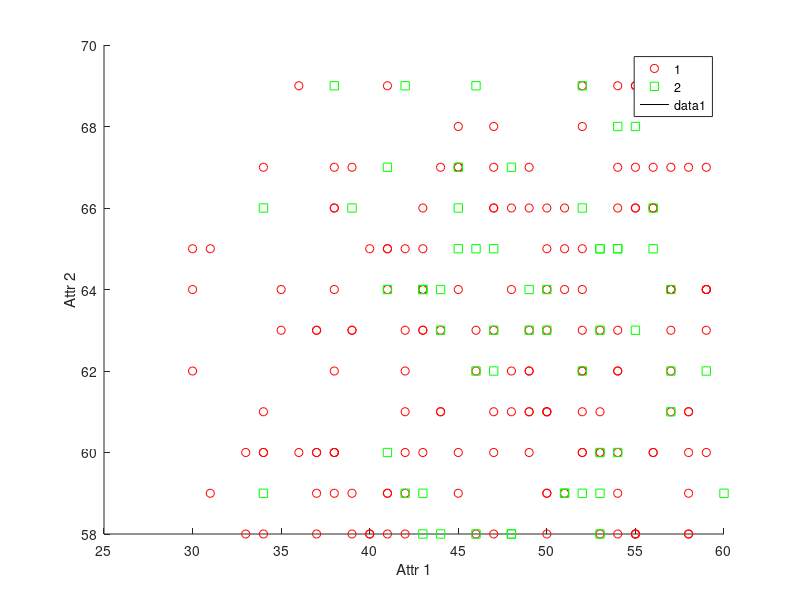

The MATLAB script that drew this image: (Note: this script raises an error after producing the figure.)
%	##########	GAUSSIAN DISCRIMINANT ANALYSIS	###########
%	########## this will work only for 2-class classification	#########
%	##########	test data & train data should be provided in separate files #########
%	########## trainY=1 for +ve class, trainY=0 for -ve class 	#########	

function gda()

	trainX=csvread('habermanTrain.csv');
	[m, n]=size(trainX);
	trainY=trainX(:,n);
	trainX(:,n)=[];
	testX=csvread('habermanTest.csv');
	testY=testX(:,n);
	testX(:,n)=[];	
	[mtrain, ntrain]=size(trainX);
	trainmean1=zeros(1,n-1);
	trainmean2=zeros(1,n-1);


	postrain=find(trainY==1);
	negtrain=find(trainY==0);
	%postest=find(testY==1);
	%negtest=find(testY==0);
	class1=trainX(postrain,:);
	class2=trainX(negtrain,:);

	for ii=1:n-1,

		trainmean1(ii)=sum(class1(:,ii))/size(class1,1);		% mu(+,1)
		%trainmean1(2)=sum(class1(:,2))/size(class1,1);		% mu(+,2)	
		trainmean2(ii)=sum(class2(:,ii))/size(class2,1);		% mu(-,1)
		%trainmean2(2)=sum(class2(:,2))/size(class2,1);		% mu(-,2)
	end;	


	trainXcov=cov(trainX);
	trainXsigma=std(trainX);
	covInv=inv(trainXcov);

	%class=[class1 class2];
	%syms x y;
	xmin = min(trainX(:,1)) - 5;
    xmax = max(trainX(:,1)) + 5;
    %ymin = min(trainX(:,2)) - 5;
    %ymax = max(trainX(:,2)) + 5;

	%%%%% ESTIMATING PRIOR PROBABILITIES %%%%%%
	prior(1)=length(postrain)/mtrain; % P(Y=1)
	prior(2)=length(negtrain)/mtrain; % P(Y=0)

	mtest=size(testX,1);
	confMatrix=zeros(mtest,1);

	for ii=1:mtest,
		testingRow=testX(ii,:);
		c=testingRow-trainmean1;
		d=testingRow-trainmean2;

		powerPos=exp(-0.5*(c*covInv*c'));
		powerNeg=exp(-0.5*(d*covInv*d'));

		powerPos=prior(1)*powerPos;		% P(y=1/x)
		powerNeg=prior(2)*powerNeg;		% P(y=0/x)

		
		if(powerPos < powerNeg)
			predictedClass=0;
		else predictedClass=1;
		end;
		actualClass=testY(ii);

		if(predictedClass==1 && actualClass==1)
			confMatrix(ii)=1;
		elseif(predictedClass==1 && actualClass==0)
			confMatrix(ii)=2;	
		elseif(predictedClass==0 && actualClass==1)
			confMatrix(ii)=3;
		elseif(predictedClass==0 && actualClass==0)
			confMatrix(ii)=4;
		end;	


	end;


	%%%%% ESTIMATING PERFORMANCE PARAMETERS  %%%%%%
	sumTP=length(find(confMatrix==1));
	sumFP=length(find(confMatrix==2));
	sumFN=length(find(confMatrix==3));
	sumTN=length(find(confMatrix==4));

	accuracy=(sumTP+sumTN)/(sumTP+sumFP+sumFN+sumTN);
	precision=sumTP/(sumTP+sumFP);
	recall=sumTP/(sumTP+sumFN);
	fMeasure=2*precision*recall/(precision+recall);

    

    %%%%%%% REPORTING PARAMETERS %%%%%%%%%%%%%
    fprintf('no of test datasets :%d\n',mtest);
    fprintf('no of misclassifications :%d\n',sumFP+sumFN);
	fprintf('accuracy :%.3f\n',accuracy);
	fprintf('precision :%.3f\n',precision);
	fprintf('recall/sensitivity :%.3f\n',recall);
	fprintf('F-Measure :%.3f\n',fMeasure);

	trainmean1
	trainmean2
	trainXcov
	%%%%%%% VISUALIZING THE OUTPUT %%%%%%%%%%
	%gA= @(x,y) discriFun([x,y], meanClass1, varClass1);
	%gB= @(x,y) discriFun([x y], meanClass2, varClass2);

	figure(1);
	%trainCovin=inv(trainXcov);
	meanSum=trainmean1+trainmean2;
	meanDiff=trainmean1-trainmean2;
	tempProd1=trainXcov\meanDiff';	%  inv(trainXcov)*meanDiff
	%size(tempProd1')
	%size(meanSum)
	tempProd2=(1/2)*meanSum*tempProd1;
	temp3=log(prior(1)/prior(2));
	const=tempProd2-temp3;

	ymin=(const-(tempProd1(1)*xmin))/tempProd1(2);
	ymax=(const-(tempProd1(1)*xmax))/tempProd1(2);

	gscatter(trainX(:,1), trainX(:,2), trainY,'rgb','osd');
	hold on;
	plot([xmin,ymin],[xmax,ymax],'Color','k');
	%s = warning('off','all');
 	%gplot1 = ezsurf(gA,[xmin,xmax,ymin,ymax]);hold on;
 	%set(gplot1, 'FaceColor', [0 128 128] / 256);   
    %gplot1 = ezsurf(gB,[xmin,xmax,ymin,ymax]);hold on;
    %set(gplot1, 'FaceColor', [128 128 0] / 256);
    %warning(s);
	xlabel('Attr 1');
	ylabel('Attr 2');
	hold off;


	% ##### 	SURFACE PLOT 	##########

	figure(2);
	x1 = -3:.2:3; x2 = -3:.2:3;
	[X1,X2] = meshgrid(x1,x2);
	F = mvnpdf([X1(:) X2(:)],trainmean1,trainXsigma);
	F = reshape(F,length(x2),length(x1));
	surf(x1,x2,F);hold on
	caxis([min(F(:))-.5*range(F(:)),max(F(:))]);
	axis([-3 3 -3 3 0 .1]);
	xlabel('x1'); ylabel('x2'); zlabel('Probability Density');

	x1 = -18:0.2:18; x2 = -18:.2:18;
	[X1,X2] = meshgrid(x1,x2);
	F = mvnpdf([X1(:) X2(:)],trainmean2,trainXsigma);
	F = reshape(F,length(x2),length(x1));
	surf(x1,x2,F);
	caxis([min(F(:))-.5*range(F(:)),max(F(:))]);
	axis([-6 10 -6 10 0 .1]);

	hold off;

	%	#######		CONTOUR 	#########

	figure(3);
	x1 = -13:.2:13; x2 = -13:.2:13;
	[X1,X2] = meshgrid(x1,x2);
	F = mvnpdf([X1(:) X2(:)],trainmean1,trainXsigma);
	F = reshape(F,length(x2),length(x1));
	%mvncdf([0 0],[1 1],trainmean1',trainXsigma);
	contour(x1,x2,F,[.0001 .001 .01 .05:.1:.95 .99 .999 .9999]);hold on
	xlabel('x'); ylabel('y');
	%line([0 0 1 1 0],[1 0 0 1 1],'linestyle','--','color','k');


	x1 = -13:.2:13; x2 = -13:.2:13;
	[X1,X2] = meshgrid(x1,x2);
	F = mvnpdf([X1(:) X2(:)],trainmean2,trainXsigma);
	F = reshape(F,length(x2),length(x1));
	%mvncdf([0 0],[1 1],trainmean1',trainXcov);
	contour(x1,x2,F,[.0001 .001 .01 .05:.1:.95 .99 .999 .9999]);hold on
	xlabel('x'); ylabel('y');
	%line([0 0 1 1 0],[1 0 0 1 1],'linestyle','--','color','k');


end

